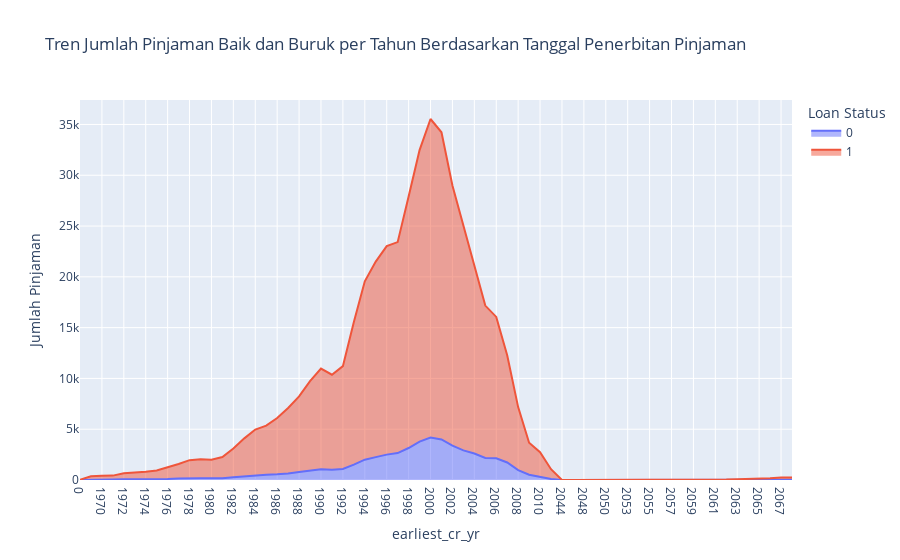

Notebook code for this chart:
### Code cell
# Hitung jumlah pinjaman baik dan buruk per tahun berdasarkan tanggal penerbitan pinjaman
loan_counts = data_ml.groupby(['earliest_cr_yr', 'good_bad_loan']).size().unstack(fill_value=0)
loan_counts.index = loan_counts.index.astype(str)
loan_counts_long = loan_counts.reset_index().melt(id_vars='earliest_cr_yr', var_name='Loan Status', value_name='Jumlah Pinjaman')

fig = px.area(loan_counts_long, x='earliest_cr_yr', y='Jumlah Pinjaman', color='Loan Status', title='Tren Jumlah Pinjaman Baik dan Buruk per Tahun Berdasarkan Tanggal Penerbitan Pinjaman', height=600)
fig.show()

### Figure 1 — Plotly figure (JSON) as saved in the notebook; plotly's stock layout.template omitted (floating-point values rounded to 4 significant figures)
{"data": [{"fillpattern": {"shape": ""}, "hovertemplate": "Loan Status=0<br>earliest_cr_yr=%{x}<br>Jumlah Pinjaman=%{y}<extra></extra>", "legendgroup": "0", "line": {"color": "#636efa"}, "marker": {"symbol": "circle"}, "mode": "lines", "name": "0", "orientation": "v", "showlegend": true, "stackgroup": "1", "type": "scatter", "x": ["0", "1969", "1970", "1971", "1972", "1973", "1974", "1975", "1976", "1977", "1978", "1979", "1980", "1981", "1982", "1983", "1984", "1985", "1986", "1987", "1988", "1989", "1990", "1991", "1992", "1993", "1994", "1995", "1996", "1997", "1998", "1999", "2000", "2001", "2002", "2003", "2004", "2005", "2006", "2007", "2008", "2009", "2010", "2011", "2044", "2046", "2048", "2049", "2050", "2051", "2053", "2054", "2055", "2056", "2057", "2058", "2059", "2060", "2061", "2062", "2063", "2064", "2065", "2066", "2067", "2068"], "xaxis": "x", "y": [3, 36, 48, 43, 62, 63, 73, 84, 106, 145, 181, 179, 174, 174, 283, 386, 465, 522, 566, 638, 795, 965, 1060, 1020, 1091, 1514, 2000, 2252, 2500, 2653, 3147, 3771, 4181, 3988, 3376, 2911, 2604, 2171, 2140, 1727, 978, 523, 334, 101, 0, 0, 0, 0, 0, 0, 0, 0, 2, 3, 0, 2, 3, 4, 2, 5, 9, 17, 18, 21, 42, 25], "yaxis": "y"}, {"fillpattern": {"shape": ""}, "hovertemplate": "Loan Status=1<br>earliest_cr_yr=%{x}<br>Jumlah Pinjaman=%{y}<extra></extra>", "legendgroup": "1", "line": {"color": "#EF553B"}, "marker": {"symbol": "circle"}, "mode": "lines", "name": "1", "orientation": "v", "showlegend": true, "stackgroup": "1", "type": "scatter", "x": ["0", "1969", "1970", "1971", "1972", "1973", "1974", "1975", "1976", "1977", "1978", "1979", "1980", "1981", "1982", "1983", "1984", "1985", "1986", "1987", "1988", "1989", "1990", "1991", "1992", "1993", "1994", "1995", "1996", "1997", "1998", "1999", "2000", "2001", "2002", "2003", "2004", "2005", "2006", "2007", "2008", "2009", "2010", "2011", "2044", "2046", "2048", "2049", "2050", "2051", "2053", "2054", "2055", "2056", "2057", "2058", "2059", "2060", "2061", "2062", "2063", "2064", "2065", "2066", "2067", "2068"], "xaxis": "x", "y": [26, 335, 379, 389, 596, 657, 750, 857, 1142, 1437, 1771, 1859, 1820, 2091, 2809, 3714, 4505, 4829, 5536, 6458, 7431, 8766, 9910, 9347, 10117, 14050, 17557, 19246, 20519, 20765, 24772, 28706, 31358, 30245, 25623, 22026, 18510, 15001, 13914, 10555, 6199, 3142, 2400, 964, 1, 2, 1, 1, 4, 3, 3, 4, 5, 3, 5, 13, 18, 34, 25, 42, 69, 83, 122, 146, 215, 217], "yaxis": "y"}], "layout": {"autosize": true, "legend": {"title": {"text": "Loan Status"}, "tracegroupgap": 0}, "title": {"text": "Tren Jumlah Pinjaman Baik dan Buruk per Tahun Berdasarkan Tanggal Penerbitan Pinjaman"}, "xaxis": {"anchor": "y", "autorange": true, "domain": [0, 1], "range": [0, 65], "title": {"text": "earliest_cr_yr"}, "type": "category"}, "yaxis": {"anchor": "x", "autorange": true, "domain": [0, 1], "range": [0, 37410.0], "title": {"text": "Jumlah Pinjaman"}, "type": "linear"}}}
